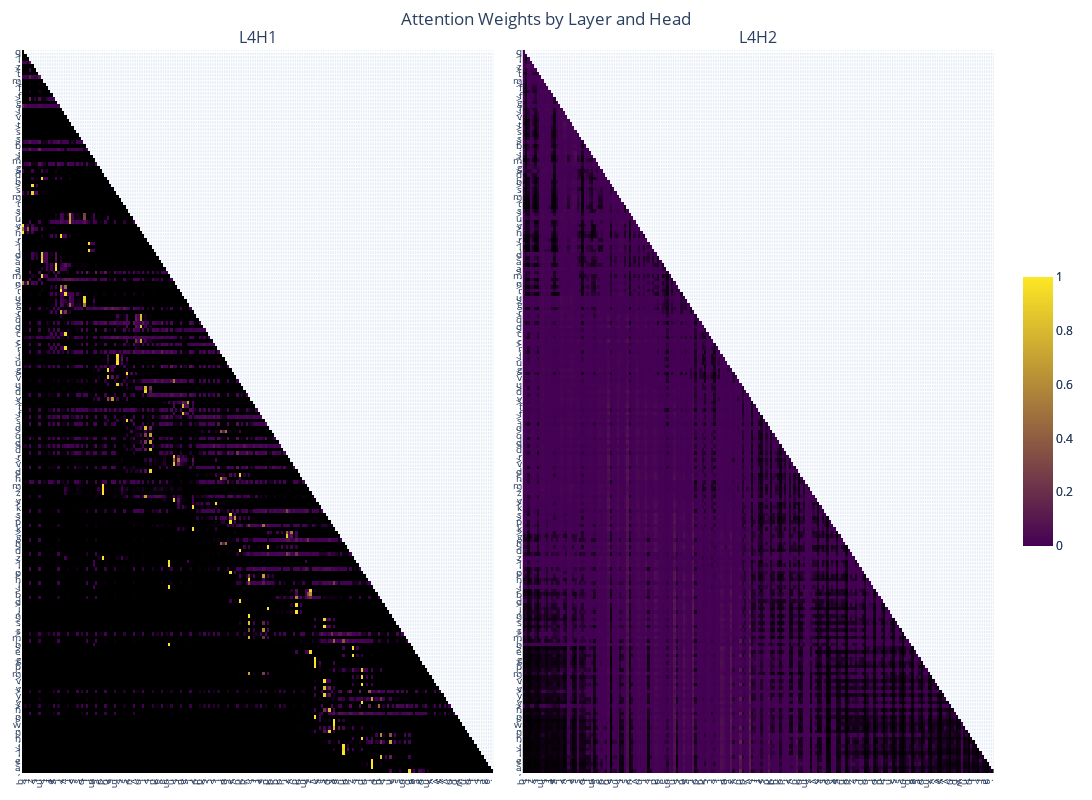

Notebook code for this chart:
### Markdown cell above
### Layer 4

### Code cell
weights = [attn_weight.detach().cpu().numpy()[0] for attn_weight in attn_weights]
plotly_fig = get_fig(weights, list(prompt), base_height=800, selected_layers=[3], selected_heads=[0, 1], selected_x_toks=list(range(200)), selected_y_toks=list(range(200)))
plotly_fig.write_html("l4_attn_map.html")
plotly_fig.show()

### Figure 1 — Plotly figure (JSON) as saved in the notebook; plotly's stock layout.template omitted (floating-point values rounded to 4 significant figures; data arrays with more than 128 entries replaced by an {"elided": "..."} marker saying what was removed)
{"data": [{"colorbar": {"len": 0.4}, "colorscale": [[0, "black"], [0.001, "rgb(68,1,84)"], [1, "rgb(253,231,37)"]], "type": "heatmap", "x": {"elided": "200 int values"}, "xaxis": "x", "y": {"elided": "200 int values"}, "yaxis": "y", "z": {"elided": "200x200 float values"}, "zmax": 1, "zmin": 0}, {"colorbar": {"len": 0.4}, "colorscale": [[0, "black"], [0.001, "rgb(68,1,84)"], [1, "rgb(253,231,37)"]], "type": "heatmap", "x": {"elided": "200 int values"}, "xaxis": "x2", "y": {"elided": "200 int values"}, "yaxis": "y2", "z": {"elided": "200x200 float values"}, "zmax": 1, "zmin": 0}], "layout": {"annotations": [{"font": {"size": 16}, "showarrow": false, "text": "L4H1", "x": 0.2425, "xanchor": "center", "xref": "paper", "y": 1, "yanchor": "bottom", "yref": "paper"}, {"font": {"size": 16}, "showarrow": false, "text": "L4H2", "x": 0.7575, "xanchor": "center", "xref": "paper", "y": 1, "yanchor": "bottom", "yref": "paper"}], "height": 800, "margin": {"b": 20, "l": 20, "r": 20, "t": 50}, "showlegend": false, "title": {"text": "Attention Weights by Layer and Head", "x": 0.5}, "width": 1600, "xaxis": {"anchor": "y", "domain": [0, 0.485], "tickfont": {"size": 10}, "tickmode": "array", "ticktext": {"elided": "200 str values"}, "tickvals": {"elided": "200 int values"}, "type": "linear"}, "xaxis2": {"anchor": "y2", "domain": [0.515, 1], "tickfont": {"size": 10}, "tickmode": "array", "ticktext": {"elided": "200 str values"}, "tickvals": {"elided": "200 int values"}, "type": "linear"}, "yaxis": {"anchor": "x", "autorange": "reversed", "domain": [0, 1], "tickfont": {"size": 10}, "tickmode": "array", "ticktext": {"elided": "200 str values"}, "tickvals": {"elided": "200 int values"}, "type": "linear"}, "yaxis2": {"anchor": "x2", "autorange": "reversed", "domain": [0, 1], "tickfont": {"size": 10}, "tickmode": "array", "ticktext": {"elided": "200 str values"}, "tickvals": {"elided": "200 int values"}, "type": "linear"}}}
